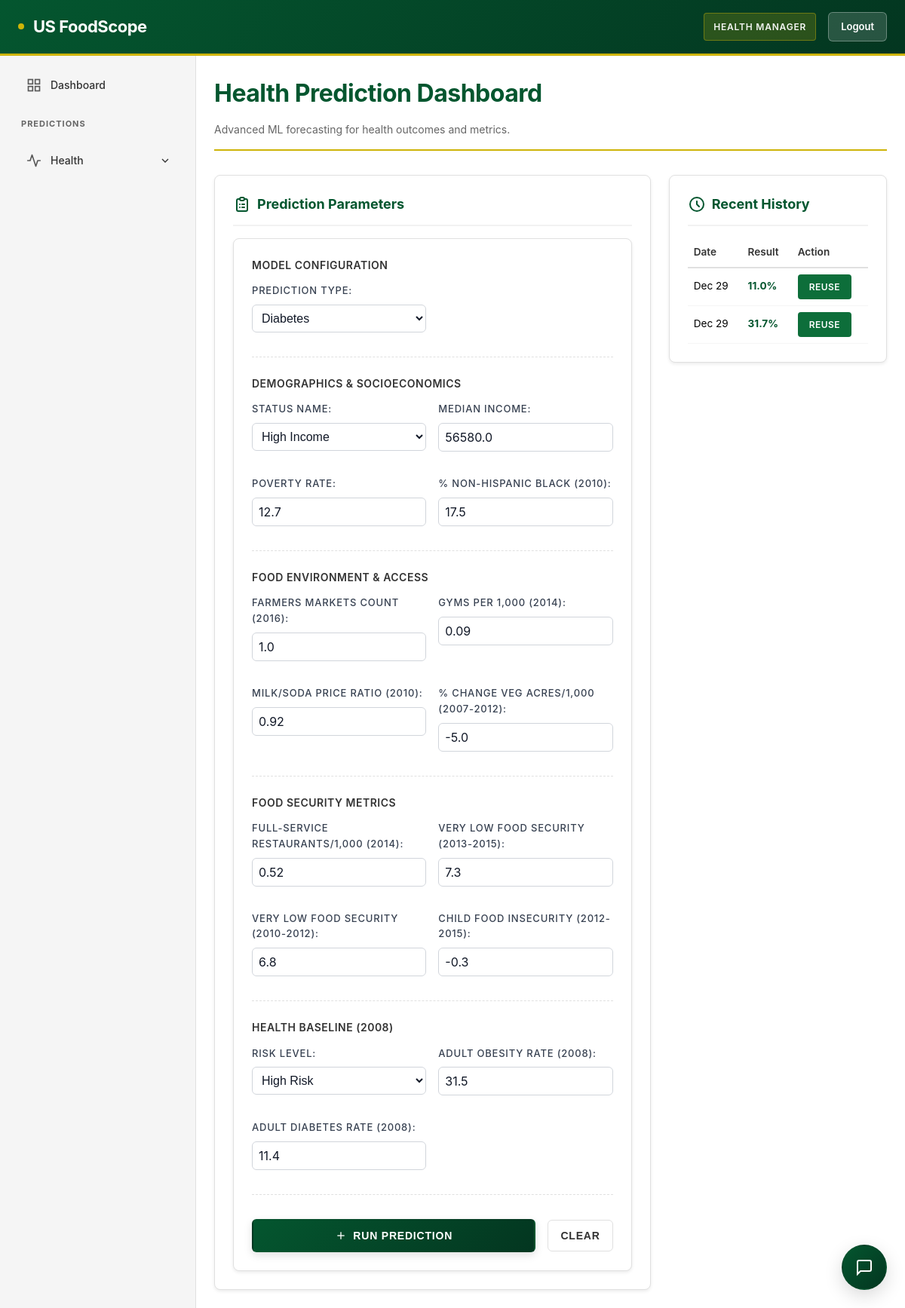
Screenshot of /health/?load_id=8 (signed in) with the database file from the repository.
### users/models.py (models this page shows, shortened)
class CustomUser(AbstractUser):
    ROLE_CHOICES = [
        ('ADMIN', 'Admin'),
        ('ACCESS_INSECURITY_MANAGER', 'Access Insecurity Manager'),
        ('HEALTH_MANAGER', 'Health Manager'),
        ('FINANCE_MANAGER', 'Finance Manager'),
        ('LOCAL_ENVIRONMENT_MANAGER', 'Local Environment Manager'),
    ]
    role = models.CharField(
        max_length=30,
        choices=ROLE_CHOICES,
        help_text='User role determines access permissions'
    )
    profile_image = models.FileField(
        upload_to='profile_images/',
        blank=True,
        null=True,
        help_text='Optional profile picture'
    )
    email = models.EmailField(unique=True, blank=False)
    first_name = models.CharField(max_length=150, blank=False)
    last_name = models.CharField(max_length=150, blank=False)
    class Meta:
        verbose_name = 'User'
        verbose_name_plural = 'Users'
    def is_admin(self):
        return self.role == 'ADMIN'
    def can_access_section(self, section_name):
        if self.is_admin():
            return True
        role_permissions = {
            'access': ['ACCESS_INSECURITY_MANAGER'],
            'insecurity': ['ACCESS_INSECURITY_MANAGER'],
            'health': ['HEALTH_MANAGER'],
            'finance': ['FINANCE_MANAGER'],
            'local': ['LOCAL_ENVIRONMENT_MANAGER'],
            'food_env': ['LOCAL_ENVIRONMENT_MANAGER'],
        }
        allowed_roles = role_permissions.get(section_name, [])
        return self.role in allowed_roles
    @property
    def can_access_access(self):
        return self.can_access_section('access')
    @property
    def can_access_insecurity(self):
        return self.can_access_section('insecurity')
    @property
    def can_access_health(self):
        return self.can_access_section('health')
    @property
    def can_access_finance(self):
        return self.can_access_section('finance')
    @property
    def can_access_local(self):
        return self.can_access_section('local')
    @property
    def can_access_food_env(self):
        return self.can_access_section('food_env')

### health/models.py (models this page shows, shortened)
class PredictionHistory(models.Model):
    MODEL_CHOICES = [
        ('obesity', 'Obesity'),
        ('diabetes', 'Diabetes'),
    ]
    user = models.ForeignKey(settings.AUTH_USER_MODEL, on_delete=models.CASCADE, related_name='health_predictions')
    model_type = models.CharField(max_length=20, choices=MODEL_CHOICES)
    prediction_value = models.FloatField(help_text="Predicted percentage")
    risk_level_input = models.CharField(max_length=50, help_text="Risk Level input used")
    input_data = models.JSONField(default=dict, blank=True, help_text="Full form input data")
    confidence_interval = models.CharField(max_length=100, blank=True, null=True, help_text="CONFIDENCE INTERVAL STRING")
    created_at = models.DateTimeField(auto_now_add=True)
    class Meta:
        ordering = ['-created_at']

### health/views.py (the view)
# urls.py: path('', views.health_view, name='health'),
@prediction_access_required('health')
def health_view(request):
    form = HealthPredictionForm()
    prediction_result = None
    prediction_probability = None
    selected_model = None
    error_message = None
    if request.method == 'POST':
        form = HealthPredictionForm(request.POST)
        if form.is_valid():
            try:
                raw_inputs = {k: v for k, v in form.cleaned_data.items()}
                model_type = raw_inputs.get('model_type', 'obesity')
                selected_model = 'Obesity' if model_type == 'obesity' else 'Diabetes'
                api_response = HealthPredictionService.predict(model_type, raw_inputs)
                if 'error' in api_response:
                    error_message = f"Remote Inference Error: {api_response.get('details', 'Unknown error')}"
                else:
                    prediction_result = api_response.get('prediction')
                    prediction_probability = api_response.get('probability')
                    if request.user.is_authenticated:
                        try:
                            PredictionHistory.objects.create(
                                user=request.user,
                                model_type=model_type,
                                prediction_value=prediction_result,
                                risk_level_input=str(raw_inputs.get('Risk_Level', 'N/A')),
                                input_data=raw_inputs,
                                confidence_interval=prediction_probability or ""
                            )
                        except Exception as e:
                            print(f"Error saving history: {e}")
            except Exception as e:
                error_message = f"Application Error: {str(e)}"
    else:
        load_id = request.GET.get('load_id')
        initial_data = {}
        if load_id and request.user.is_authenticated:
            try:
                hist_item = PredictionHistory.objects.get(id=load_id, user=request.user)
                if hist_item.input_data:
                    initial_data = hist_item.input_data
            except PredictionHistory.DoesNotExist:
                pass
        form = HealthPredictionForm(initial=initial_data)
    prediction_history = []
    if request.user.is_authenticated:
        prediction_history = PredictionHistory.objects.filter(user=request.user).order_by('-created_at')[:5]
    context = {
        'form': form,
        'prediction_result': prediction_result,
        'prediction_probability': prediction_probability,
        'selected_model': selected_model,
        'error_message': error_message,
        'prediction_history': prediction_history,
    }
    return render(request, 'health/health.html', context)

### us_foodscope/templates/health/health.html (shortened to what this page needs)
{% extends 'base.html' %}
{% load static %}
{% block content %}
<div class="page-header">
    <h2>Health Prediction Dashboard</h2>
    <p class="page-description">Advanced ML forecasting for health outcomes and metrics.</p>
</div>
<div class="dashboard-grid">
    <div class="input-panel">
        <div class="card">
            <div class="card-header">
                <h3 class="card-title">
                    <svg class="icon-lg" fill="none" viewBox="0 0 24 24" stroke="currentColor">
                        <path stroke-linecap="round" stroke-linejoin="round" stroke-width="2"
                            d="M9 5H7a2 2 0 00-2 2v12a2 2 0 002 2h10a2 2 0 002-2V7a2 2 0 00-2-2h-2M9 5a2 2 0 002 2h2a2 2 0 002-2M9 5a2 2 0 012-2h2a2 2 0 012 2m-3 7h3m-3 4h3m-6-4h.01M9 16h.01" />
                    </svg>
                    Prediction Parameters
                </h3>
            </div>
            <form method="post" class="prediction-form" aria-label="Health prediction form">
                <div class="form-section">
                    <h4 class="form-section-title">Model Configuration</h4>
                    <div class="grid-form">
                        <div class="form-group">
                            {{ form.model_type.label_tag }}
                            {{ form.model_type }}
                        </div>
                    </div>
                </div>
                <div class="form-section">
                    <h4 class="form-section-title">Demographics & Socioeconomics</h4>
                    <div class="grid-form">
                        <div class="form-group">
                            {{ form.StatusName.label_tag }}
                            {{ form.StatusName }}
                        </div>
                        <div class="form-group">
                            {{ form.Median_Income.label_tag }}
                            {{ form.Median_Income }}
                        </div>
                        <div class="form-group">
                            {{ form.Poverty_Rate.label_tag }}
                            {{ form.Poverty_Rate }}
                        </div>
                        <div class="form-group">
                            {{ form.PCT_NHBLACK10.label_tag }}
                            {{ form.PCT_NHBLACK10 }}
                        </div>
                    </div>
                </div>
                <div class="form-section">
                    <h4 class="form-section-title">Food Environment & Access</h4>
                    <div class="grid-form">
                        <div class="form-group">
                            {{ form.Farmers_Markets_Count_16.label_tag }}
                            {{ form.Farmers_Markets_Count_16 }}
                        </div>
                        <div class="form-group">
                            {{ form.GYMs_Per_1000_Count_14.label_tag }}
                            {{ form.GYMs_Per_1000_Count_14 }}
                        </div>
                        <div class="form-group">
                            {{ form.MILK_SODA_PRICE10.label_tag }}
                            {{ form.MILK_SODA_PRICE10 }}
                        </div>
                        <div class="form-group">
                            {{ form.PCH_VEG_ACRESPTH_07_12.label_tag }}
                            {{ form.PCH_VEG_ACRESPTH_07_12 }}
                        </div>
                    </div>
                </div>
                <div class="form-section">
                    <h4 class="form-section-title">Food Security Metrics</h4>
                    <div class="grid-form">
                        <div class="form-group">
                            {{ form.FSRPTH14.label_tag }}
                            {{ form.FSRPTH14 }}
                        </div>
                        <div class="form-group">
                            {{ form.VLFOODSEC_13_15.label_tag }}
                            {{ form.VLFOODSEC_13_15 }}
                        </div>
                        <div class="form-group">
                            {{ form.VLFOODSEC_10_12.label_tag }}
                            {{ form.VLFOODSEC_10_12 }}
                        </div>
                        <div class="form-group">
                            {{ form.CH_FOODINSEC_12_15.label_tag }}
                            {{ form.CH_FOODINSEC_12_15 }}
                        </div>
                    </div>
                </div>
                <div class="form-section">
                    <h4 class="form-section-title">Health Baseline (2008)</h4>
                    <div class="grid-form">
                        <div class="form-group">
                            {{ form.Risk_Level.label_tag }}
                            {{ form.Risk_Level }}
                        </div>
                        <div class="form-group">
                            {{ form.Adult_Obesity_Rate_08.label_tag }}
                            {{ form.Adult_Obesity_Rate_08 }}
                        </div>
                        <div class="form-group">
                            {{ form.Adult_Diabetes_Rate_08.label_tag }}
                            {{ form.Adult_Diabetes_Rate_08 }}
                        </div>
                    </div>
                </div>
                <div class="form-actions" style="display: flex; gap: 1rem; align-items: center; margin-top: 2rem;">
                    <button type="submit" class="submit-btn" style="flex: 1;">
                        <svg class="icon-sm" viewBox="0 0 24 24" fill="none" stroke="currentColor" stroke-width="2">
                            <polyline points="12 5 12 19"></polyline>
                            <polyline points="5 12 19 12"></polyline>
                        </svg>
                        Run Prediction
                    </button>
                    <button type="button" onclick="clearForm()" class="clear-btn">
                        Clear
                    </button>
                </div>
            </form>
        </div>
    </div>
    <div class="insights-panel">
        {% if prediction_history %}
        <div class="card">
            <div class="card-header">
                <h3 class="card-title">
                    <svg class="icon-lg" fill="none" viewBox="0 0 24 24" stroke="currentColor">
                        <path stroke-linecap="round" stroke-linejoin="round" stroke-width="2"
                            d="M12 8v4l3 3m6-3a9 9 0 11-18 0 9 9 0 0118 0z" />
                    </svg>
                    Recent History
                </h3>
            </div>
            <div class="history-table-container">
                <table class="history-table">
                    <thead>
                        <tr>
                            <th>Date</th>
                            <th>Result</th>
                            <th>Action</th>
                        </tr>
                    </thead>
                    <tbody>
                        {% for item in prediction_history %}
                        <tr>
                            <td>{{ item.created_at|date:"M d" }}</td>
                            <td style="font-weight: 700; color: var(--color-primary);">
                                {{ item.prediction_value|default_if_none:0|floatformat:"1" }}%
                            </td>
                            <td>
                                <a href="?load_id={{ item.id }}" class="reuse-btn"
                                    title="Reload this scenario">Reuse</a>
                            </td>
                        </tr>
                        {% endfor %}
                    </tbody>
                </table>
            </div>
        </div>
        {% endif %}
    </div>
</div>
{% endblock %}

### us_foodscope/templates/base.html (shortened to what this page needs)
{% load static %}
<!DOCTYPE html>
<html lang="en">
<head>
    <link rel="stylesheet" href="{% static 'css/style.css' %}">
    <link rel="stylesheet" href="{% static 'css/chatbot.css' %}">
</head>
<body>
    <div class="container">
        <nav class="navbar">
            <div class="navbar-content">
                <div class="navbar-brand">
                    <h1>US FoodScope</h1>
                </div>
                <div class="navbar-user">
                    <span class="user-role">{{ user.get_role_display }}</span>
                    <a href="{% url 'login' %}" class="logout-btn" style="text-decoration: none;">Logout</a>
                </div>
            </div>
        </nav>
        <div class="main-wrapper">
            <aside class="sidebar">
                <nav class="sidebar-nav">
                    <a href="{% url 'dashboard' %}"
                        class="nav-item {% if request.resolver_match.url_name == 'dashboard' %}active{% endif %}"
                        aria-label="Dashboard">
                        <svg class="nav-icon" viewBox="0 0 24 24" fill="none" stroke="currentColor" stroke-width="2">
                            <rect x="3" y="3" width="7" height="7"></rect>
                            <rect x="14" y="3" width="7" height="7"></rect>
                            <rect x="14" y="14" width="7" height="7"></rect>
                            <rect x="3" y="14" width="7" height="7"></rect>
                        </svg>
                        Dashboard
                    </a>
                    <div class="nav-section-title">Predictions</div>
                    {% if user.can_access_health %}
                    <div class="nav-dropdown">
                        <div class="nav-item nav-dropdown-trigger" aria-label="Health Services" role="button"
                            tabindex="0">
                            <svg class="nav-icon" viewBox="0 0 24 24" fill="none" stroke="currentColor" stroke-width="2"
                                stroke-linecap="round" stroke-linejoin="round">
                                <path d="M22 12h-4l-3 9L9 3l-3 9H2"></path>
                            </svg>
                            Health
                            <svg class="dropdown-arrow" viewBox="0 0 24 24" fill="none" stroke="currentColor"
                                stroke-width="2">
                                <polyline points="6 9 12 15 18 9"></polyline>
                            </svg>
                        </div>
                    </div>
                    {% endif %}
                </nav>
            </aside>
            <main class="content">
                <div id="page-content">
                    {% block content %}
                    {% endblock %}
                </div>
            </main>
        </div>
    </div>
</body>
</html>

### rows the page displays
CustomUser: role "HEALTH MANAGER"
PredictionHistory: created_at "Dec 29", prediction_value "11.0"
PredictionHistory: created_at "Dec 29", prediction_value "31.7"
